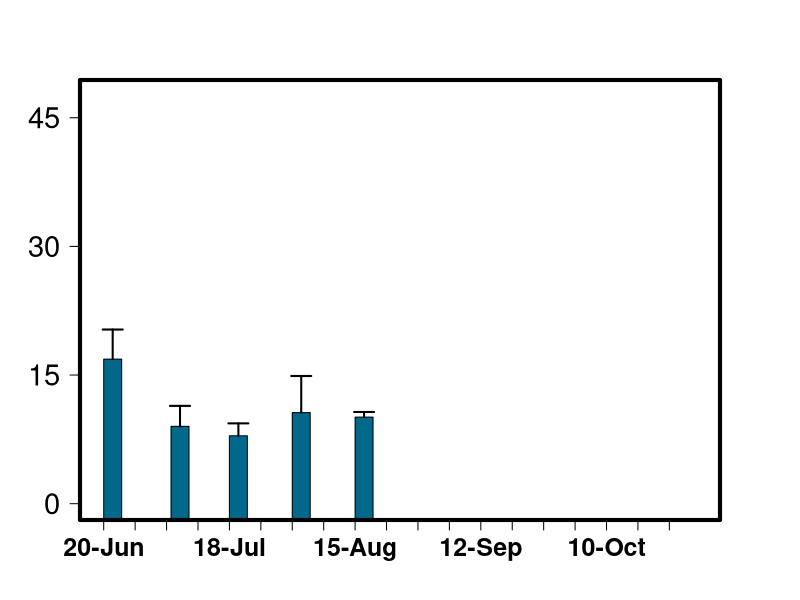

Here is the R script that generated this plot:
library(readr)
library(plyr)


alldata <- data.frame(read_csv("2_Incremental/3_Integration/INTEGRATED.csv"))

alldata$DATE<-as.Date(alldata$DATE,"%m/%d/%Y")

# Variable date to factor
datefactor <- factor(alldata[,1])

se <- function(x, ...) sqrt(var(x, ...)/length(x))

Ylabel=expression(bold(paste("Concentration (", mu, "g/l)")))

names(alldata)

n1<-15


a<-data.frame(aggregate(alldata[,n1] ~ DATE+SITE, alldata, mean))
a[,4]<-aggregate(alldata[,n1] ~ DATE+SITE, alldata, se)[,3]

a$DATE > as.Date(as.character("2021-01-01"))

a <- subset(a, DATE > as.Date(as.character("2021-01-01")))

a <- subset(a, SITE == "WS")

names(a)<-c("DATE","SITE","MEAN","STDER")

a[,5]<--2
d=1
n=length(a[,2])

j=2

#each 'polygon' is inside a list with xx and yy coordinates

dat1 <- lapply(1:n,function(x){
  res <- list(xx=c(a[x,1]+j, a[x,1]-j, a[x,1]-j, a[x,1]+j),
              yy=c(a[x,5], a[x,5], a[x,3], a[x,3]))
  return(res)
})


dev.new(width=10, height=7, noRStudioGD = TRUE)
par(mar=c(4,4,4,4))
par(mgp=c(3,1,0))
plot(a[,1], a[,2],
     type='n',
     ylim=c(0,47.5),
     xlim= c(as.Date("2021-06-20"),as.Date("2021-10-30")),
     cex=2,
     xaxt = "n",
     xlab = NA,
     yaxt = "n",
     ylab = NA,
     las=1
)


#title(ylab=Ylabel, line=2, cex.lab=1.2, family="Calibri Light", mgp=c(9,9,9))

range(a[,2])

#add polygons

for (i in 1:n) polygon(unlist(dat1[[i]]$xx),unlist(dat1[[i]]$yy),col="deepskyblue4",border="black")

axis.Date(1, at=seq(as.Date("2021-06-20"), as.Date("2021-10-30"), "1 week"), las=1, font.axis=2, cex.axis=1.5, format="%d-%b")
axis(side = 2, at = c(0, 15, 30, 45, 60), las=1, font.axis=1, cex.axis=1.75)

#legend("topright", legend=c("Filamentous", "Epilithic"), fill=c("chartreuse3", colors()[89]),
#       density=c(NA,NA), bty="n",border=c("black", "black")) 

box(lwd=4)

arrows(a[,1]-0, a[,3], a[,1], a[,3]+a[,4], length=0.1, angle=90, code=2, lwd=2,col="black")
#arrows(a2[,1]+0.5, a2[,2], a2[,1]+0.5, a2[,2]+a2[,3], length=0.045, angle=90, code=2, lwd=2 ,col="black")




